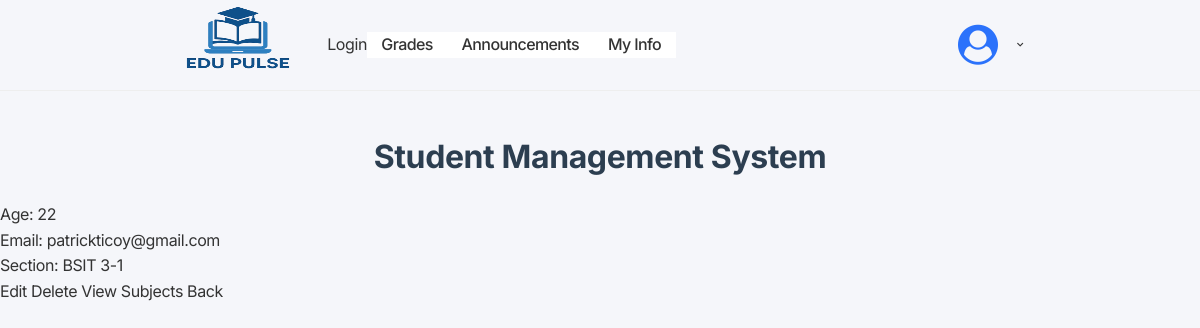
The app's page /students/1/ with its own data.
### app/models.py (models this page shows, shortened)
class Student(models.Model):
    first_name = models.CharField(max_length=100)
    last_name = models.CharField(max_length=100)
    student_id = models.IntegerField()
    section = models.CharField(max_length=100)
    age = models.IntegerField()
    email = models.EmailField()

### app/views.py (the view)
# urls.py: path('students/<int:pk>/', StudentDetailView.as_view(), name='student_detail'),
class StudentDetailView(DetailView):
    model = Student
    template_name = 'app/student_detail.html'

### app/templates/app/student_detail.html (shortened to what this page needs)
{% extends 'app/base.html' %}
{% block content %}
    <p>Age: {{ object.age }}</p>
    <p>Email: {{ object.email }}</p>
    <p>Section: {{ object.section }}</p>
    <a href="{% url 'student_update' object.pk %}">Edit</a>
    <a href="{% url 'student_delete' object.pk %}">Delete</a>
    <a href="{% url 'subject_list' object.pk %}">View Subjects</a>
    <a href="{% url 'student_list' %}">Back</a>
{% endblock %}

### static/css/navbar.css (style rules this page uses)
* { margin: 0; padding: 0; box-sizing: border-box; font-family: "Inter", sans-serif; }
:root { --dark-grey: #333333; --medium-grey: #636363; --light-grey: #eeeeee; --ash: #f4f4f4; --primary-color: #2b72fb; --white: white; --border: 1px solid var(--light-grey); --shadow: rgba(0, 0, 0, 0.05) 0px 6px 24px 0px, rgba(0, 0, 0, 0.08) 0px 0px 0px 1px; }
body { font-family: inherit; background-color: var(--white); color: var(--dark-grey); letter-spacing: -0.4px; }
a { text-decoration: none; color: inherit; }

### app/templates/app/base.html (style rules this page uses)
* { margin: 0; padding: 0; box-sizing: border-box; }
body { font-family: 'Segoe UI', Tahoma, Geneva, Verdana, sans-serif; background-color: #f5f6fa; color: #333; line-height: 1.6; }

### records on screen
Student: age "22", email "patrickticoy@gmail.com", section "BSIT 3-1"
